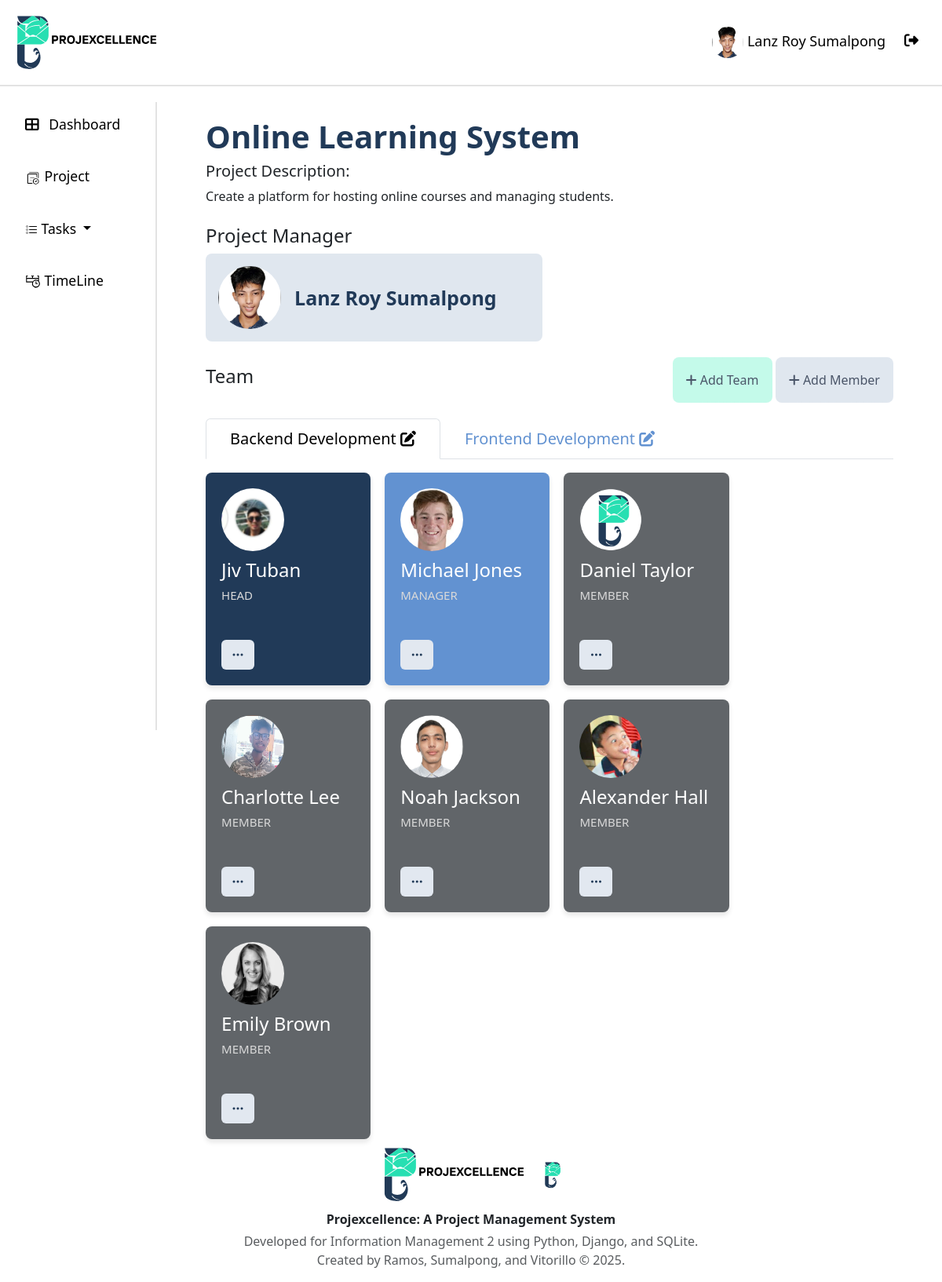
The page /myteam/4/ (signed in) on the database as committed earlier.
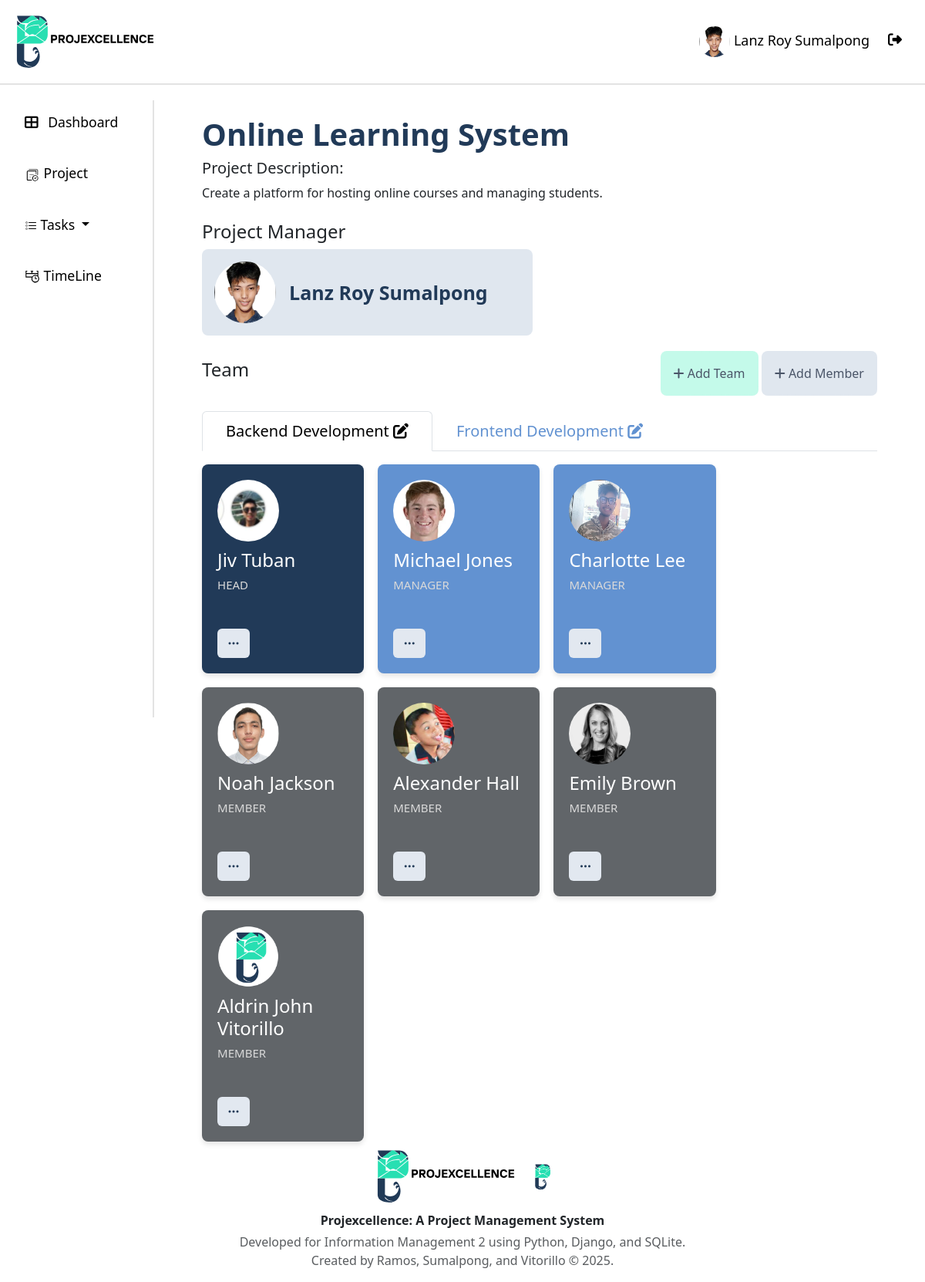
The same page on the database as committed later.
### api/models.py (models this page shows, shortened)
class User(AbstractUser):
    username = None  # Remove the username field entirely
    email = models.EmailField(_("email address"), unique=True)
    phone_regex = RegexValidator(
        regex=r"^\+?1?\d{9,15}$",
        message="Phone number must be entered in the format: '+999999999'. Up to 15 digits allowed.",
    )
    isLogout = models.BooleanField(default=True)
    logoutTime = models.DateTimeField(default=timezone.now)
    phone_number = models.CharField(validators=[phone_regex], max_length=17, blank=True)
    profile_path = models.ImageField(null=True, blank=True,upload_to='profile/' )
    groups = models.ManyToManyField(
        "auth.Group",
        verbose_name=_("groups"),
        blank=True,
        related_name="custom_user_set",
        related_query_name="custom_user",
    )
    user_permissions = models.ManyToManyField(
        "auth.Permission",
        verbose_name=_("user permissions"),
        blank=True,
        related_name="custom_user_set",
        related_query_name="custom_user",
    )
    objects = UserManager()
    USERNAME_FIELD = "email"
    REQUIRED_FIELDS = ["first_name", "last_name", "password"]
    def __str__(self):
        return f"{self.first_name} {self.last_name}"

class Project(models.Model):
    project_name = models.CharField(max_length=50)
    description = models.TextField()
    created_by = models.ForeignKey(User, on_delete=models.CASCADE)
    date_created = models.DateTimeField(auto_now_add=True)

class Team(models.Model):
    team_name = models.CharField(max_length=50)
    users = models.ManyToManyField(User, through='TeamMembership')  # Define the through model
    project = models.ForeignKey('Project', on_delete=models.CASCADE)

class TeamMembership(models.Model):
    ROLE_CHOICES = [
        ("MEMBER", "Member"),
        ("MANAGER", "Manager"),
        ("HEAD", "Head"),
    ]
    user = models.ForeignKey(User, on_delete=models.CASCADE)
    team = models.ForeignKey(Team, on_delete=models.CASCADE)
    project = models.ForeignKey('Project', on_delete=models.CASCADE)
    role = models.CharField(max_length=50,  choices=ROLE_CHOICES, default="MEMBER")
    joined_at = models.DateTimeField(auto_now_add=True)

### api/Views/views.py (the view, shortened to what this page needs)
# urls.py: path("myteam/<int:project_id>/", views.team_list, name="team_list"),
@login_required
def team_list(request, project_id):
    add_team_form = TeamForm(request.POST, current_user=request.user)
    getCreator = get_object_or_404(Project, id=project_id)
    add_member_form = AddMemberForm(request.POST, current_user=request.user,  create_by=getCreator.created_by)
    print("the creator is: ",getCreator.created_by)
    edit_role_form = EditRoleForm()
    user = request.user
    current_datetime = timezone.now()
    project = get_object_or_404(Project, id=project_id)
    assign_task = TaskForm(project=project)
    teams = Team.objects.filter(project=project).order_by("-id").prefetch_related('teammembership_set')
    team_filter = TeamFilter(request.GET, queryset=teams)
    paginator = Paginator(team_filter.qs, 5)
    page_number = request.GET.get("page")
    page_obj = paginator.get_page(page_number)
    user_roles = {
        membership.team_id: membership.role
        for membership in TeamMembership.objects.filter(
            user=request.user,
            project=project
        )
    }
    team_memberships_sorted = [
    (team, sorted(
        team.teammembership_set.all(),
        key=lambda m: (m.role != 'HEAD', m.role != 'MANAGER')
    ))
    for team in page_obj
]
    context = {
        "page_obj": page_obj,
        "add_team_form": add_team_form,
        "add_member_form": add_member_form,
        "assign_task":assign_task,
        "filter": team_filter,
        "project": project,
        "edit_role_form": edit_role_form,
        "team_memberships": team_memberships_sorted,
        "user_roles": user_roles,
        "current_datetime":current_datetime,
    }
    return render(request, "myteam.html", context)

### api/templatetags/custom_filters.py (called while the page is built)
@register.filter
def get_item(dictionary, key):
    return dictionary.get(key)

### api/templates/myteam.html (shortened to what this page needs)
{% extends "base.html" %}
{% load static %}
{% load crispy_forms_tags %}
{% load custom_filters %}
{% block content %}
<div class="page-container">
    <div class="Team">
        <h1><div class="project-name">{{ project.project_name|capfirst }}</div></h1>
        <h5>Project Description:</h5>
        <div class="project-description">{{ project.description}}{% if project.description %}{% endif %}</div><br>
        <h4>Project Manager</h4>
        <div class="card">
            <div class="info">
                <table>
                    <tr>
                        <td>
                            {% if project.created_by.profile_path %}
                                <img class="avatar" src="{{ project.created_by.profile_path.url }}" >
                            {% else %}
                                <img class="avatar" src="{% static 'res/logoPlaceHolder.png' %}" alt="avatar-profile">
                            {% endif %}
                            </td>
                        <td>
                            <h2 class="name"> {{ project.created_by.first_name|capfirst }} {{ project.created_by.last_name|capfirst }}</h2>
                        </td>
                    </tr>
                </table>
            </div>
        </div>
    </div>
    <div class="member-top">
        <h4>Team</h4>
        <div>
            {% if user == project.created_by or user|is_project_manager:project %}
            <div type="button" class="add-team" data-bs-toggle="modal" data-bs-target="#addTeamModal">
                <i class="fas fa-plus mr-2"></i> Add Team
            </div>
            <div type="button" class="add-member" data-bs-toggle="modal" data-bs-target="#addMemberModal">
                <i class="fas fa-plus mr-2"></i> Add Member
            </div>
            {% endif %}
        </div>
    </div>
    <div>
        <ul class="nav nav-tabs">
            {% for team in page_obj %}
                <li class="nav-item">
                    <a class="nav-link {% if forloop.first %}active{% endif %}"
                       aria-current="page"
                       data-bs-toggle="tab"
                       href="#team-{{ team.id }}">
                       {{ team.team_name }}
                       {% if user == project.created_by or user|is_project_manager:project %}
                       <i class="fas fa-edit" style="cursor: pointer;"
                          data-bs-toggle="modal"
                          data-bs-target="#editTeamModal-{{ team.id }}"></i>
                       {% endif %}
                    </a>
                </li>
            {% endfor %}
        </ul>
        <div class="tab-content">
            {% for team, memberships in team_memberships %}
                <div class="tab-pane {% if forloop.first %}active{% endif %}" id="team-{{ team.id }}">
                    <div class="list">
                        {% if memberships %}
                            {% for membership in memberships %}
                                {%if membership.role == 'HEAD'%}
                                <div class="teamCards card-head">
                                {%elif membership.role == 'MANAGER'%}
                                <div class="teamCards card-manager">
                                {%else %}
                                <div class="teamCards card-members">
                                {%endif%}
                                    <div>
                                            {% if membership.user.profile_path and membership.user.profile_path.url %}
                                                <img class="avatar" src="{{ membership.user.profile_path.url }}" >
                                            {% else %}
                                                <img class="avatar" src="{% static '/res/logoPlaceHolder.png' %}" alt="avatar-profile" >
                                            {% endif %}
                                                <h4 style="margin-top: 10px;">{{ membership.user.first_name|capfirst }} {{ membership.user.last_name|capfirst }}</h4>
                                                <h4 class="title">{{ membership.role|capfirst }}</h4>
                                            {% if user in team.users.all and membership.role != 'HEAD' and user_roles|get_item:team.id == 'HEAD' or user_roles|get_item:team.id == 'MANAGER' and user != membership.user or user == project.created_by%}
                                                {%if user_roles|get_item:team.id  != 'head' and membership.role != 'HEAD'  or request.user == project.created_by%}
                                                        <button class="btn" type="button" id="dropdownMenuButton" data-bs-toggle="dropdown" aria-expanded="false" onclick="event.stopPropagation()">
                                                            <i class="bi bi-three-dots" title="Settings"></i>
                                                        </button>
                                                {%endif%}
                                            {%endif%}
                                    </div>
                                </div>
                            {% endfor %}
                        {% else %}
                        <div class="card-members">
                            <div class="info">
                                <span>No members in this team.</span>
                            </div>
                        </div>
                    {% endif %}
                    </div>
                </div>
            {% endfor %}
        </div>
    </div>
</div>
{% endblock %}

### api/templates/base.html (shortened to what this page needs)
{% load static %}
<!DOCTYPE html>
<html lang="en">
  <head>
    <link
      href="https://cdn.jsdelivr.net/npm/bootstrap@5.3.0/dist/css/bootstrap.min.css"
      rel="stylesheet"
    />
    <link href="https://cdn.jsdelivr.net/npm/bootstrap-icons/font/bootstrap-icons.css" rel="stylesheet">
    <link
      href="https://cdnjs.cloudflare.com/ajax/libs/font-awesome/6.4.0/css/all.min.css"
      rel="stylesheet"
    />
    <link href="https://cdn.jsdelivr.net/npm/bootstrap@5.3.0/dist/css/bootstrap.min.css" rel="stylesheet">
  </head>
  <body>
    <header>
      <div class="header">
          <img src="{% static '/res/slogo.svg' %}" alt="logo" width="200px">
          <div class="profile" >
            <a class="nav-link {% if request.resolver_match.url_name == 'profile' %}active{% endif %}" href="{% url 'profile' %}">
              {% if request.user.profile_path.url != null  %}
                <img src="{{ request.user.profile_path.url }}" width="40px" height="40px" style="border-radius: 50%;" >
              {%endif%}
              {{ request.user.first_name|capfirst }} {{ request.user.last_name|capfirst }}
            </a>
            <a class="nav-link" href="{% url 'logout' %}" onclick="event.preventDefault(); document.getElementById('logout-form').submit();" style="margin-top: 5px;">
              <i class="fas fa-sign-out-alt me-2"></i>
            </a>
          </div>
      </div>
    </header>
    <div class="container-fluid">
      <div class="row">
        <nav
          id="sidebarMenu"
          class="col-md-3 col-lg-2 d-md-block sidebar collapse"
        >
          <ul class="nav flex-column">
            <li class="nav-item">
              <a class="nav-link {% if request.resolver_match.url_name == 'dashboard' %}active{% endif %}" href="{% url 'dashboard' %}">
                <i class="fas fa-th-large me-2"></i> Dashboard
              </a>
            </li>
            <li class="nav-item">
              <a class="nav-link {% if request.resolver_match.url_name == 'project' %}active{% endif %}" href="{% url 'project' %}">
                <img src="{% static '/res/projectIcon.svg' %}" alt="logo" width="20px">  Project
              </a>
            </li>
            <li class="nav-item dropdown">
              <a
                class="nav-link dropdown-toggle {% if request.resolver_match.url_name == 'task' or request.resolver_match.url_name == 'assign_task'%}active{% endif %}"
                href="#"
                id="taskDropdown"
                role="button"
                data-bs-toggle="dropdown"
                aria-expanded="false"
              >
                {% if request.resolver_match.url_name == 'task' %} My {% elif request.resolver_match.url_name == 'assign_task' %} Assigned{% endif %} Tasks
              </a>
            </li>
            <li class="nav-item">
              <a class="nav-link {% if request.resolver_match.url_name == 'timeline' %}active{% endif %}" href="{% url 'timeline' %}">
                <img src="{% static '/res/timelineIcon.svg' %}" alt="logo" width="20px">  TimeLine
              </a>
            </li>
          </ul>
        </nav>
        <main class="col-md-9 ms-sm-auto col-lg-10 px-md-4 main-content">
          {% block content %}{% endblock content %}
        </main>
      </div>
    </div>
  </body>
  <footer class="footer">
    <div class="footer-container text-center content-container">
      <img src="{% static '/res/slogo.svg' %}" alt="logo" width="200px">
      <img src="{% static '/res/logoPlaceHolder.png' %}" alt="logo" width="40px">
      <p class="mb-1 fw-bold">Projexcellence: A Project Management System</p>
      <p class="text-muted">
        Developed for Information Management 2 using Python, Django, and SQLite.<br>
        Created by Ramos, Sumalpong, and Vitorillo &copy; {% now "Y" %}.
      </p>
    </div>
  </footer>
</html>

### api/templates/base.html (style rules this page uses)
.header { overflow: hidden; background-color: #ffffff; padding: 20px 10px; position: fixed; top: 0; width: 100%; z-index: 1000; margin-bottom: 10px; border-bottom: 2px solid #e3e3e3; height: 110px; display: flex; justify-content: space-between; align-items: center; }
.header a { float: left; color: black; text-align: center; padding: 12px; text-decoration: none; font-size: 18px; line-height: 25px; border-radius: 4px; }
body { margin-top: 130px; background-color: #ffffff; }
.sidebar { background-color: #ffffff; color: black; height: 100vh; overflow-y: auto; position: fixed; top: 100; left: 0; z-index: 1000; border-right: 2px solid #e3e3e3; }
.sidebar .nav-link { color: black; padding: 15px 20px; font-size: 1.1rem; margin-bottom: 10px; }
.main-content { margin-left: 0; padding-top: 20px; }

### api/templates/myteam.html (style rules this page uses)
.page-container { display: flex; flex-direction: column; min-height: 100vh; margin: 0 4%; user-select: none; }
.member-top { display: flex; justify-content: space-between; align-items: center; margin-bottom: 20px; }
.card { background-color: #E0E7EF; color: #213A58; border: #E0E7EF; border-radius: 8px; padding: 15px; min-height: 100px; max-width: 49%; margin-bottom: 20px; user-select: none; }
.teamCards { color: #FFFFFF; border-radius: 8px; padding: 20px; min-height: 270px; max-height: fit-content; box-shadow: 0 4px 6px rgba(0, 0, 0, 0.1); width: 24%; }
.card-members { background-color: #616569; }
.card-head { background-color: #213A58; }
.card-manager { background-color: #6292d1; }
.card-members .title { color: #D9D9D9; }
.title { font-size: 15px; color: #D9D9D9; }
.avatar { width: 80px; height: 80px; border-radius: 50%; margin-right: 15px; }
.info { display: flex; align-items: right; }
.name { font-size: 25px; font-weight: bold; margin: 0; }
.nav-tabs { margin-bottom: 2%; user-select: none; }
.nav-item { font-size: 20px; }
.nav-link { padding: 10px 30px; color: #6292d1; }
.add-team { color: #4a5568; cursor: pointer; padding: 15px; border: 2px dashed #c4faea; border-radius: 8px; background-color: #c4faea; display: inline-block; transition: all 0.3s ease; }
.add-member { color: #4a5568; cursor: pointer; padding: 15px; border: 2px dashed #E0E7EF; border-radius: 8px; background-color: #E0E7EF; display: inline-block; transition: all 0.3s ease; }
.project-name { color: #213A58; font-size: 40px; font-weight: bold; }
.active { color: rgb(52, 0, 241); }
.tab-content>.active .list { display: flex; flex-wrap: wrap; gap: 18px; }
.btn { margin-top: 40px; background-color: #e2e8f0; color: #213A58; }

Rows that differ between the two databases and show on the page:
removed TeamMembership: user.first_name "Daniel", user.last_name "Taylor", role "MEMBER", shown under Team "Backend Development"
changed TeamMembership "Charlotte": role "MEMBER" → "MANAGER"
added TeamMembership: user.first_name "Aldrin John", user.last_name "Vitorillo", role "MEMBER", shown under Team "Backend Development"
